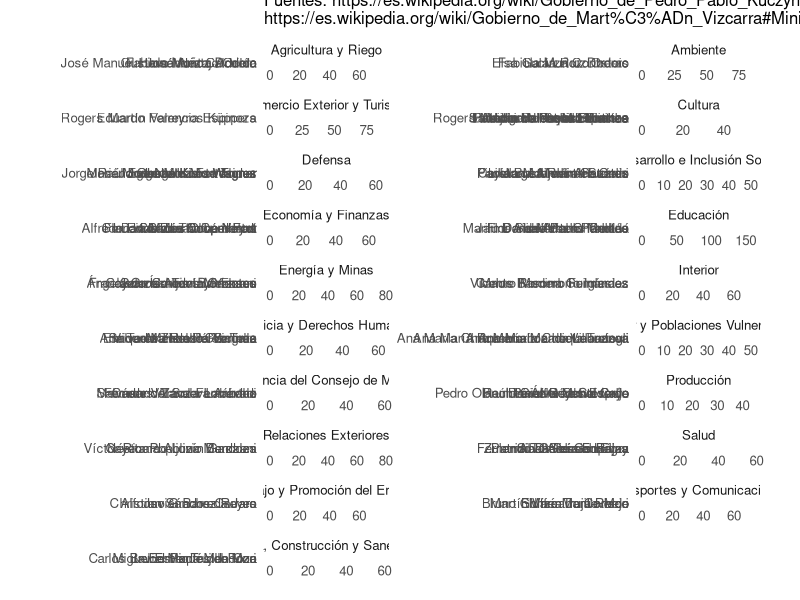
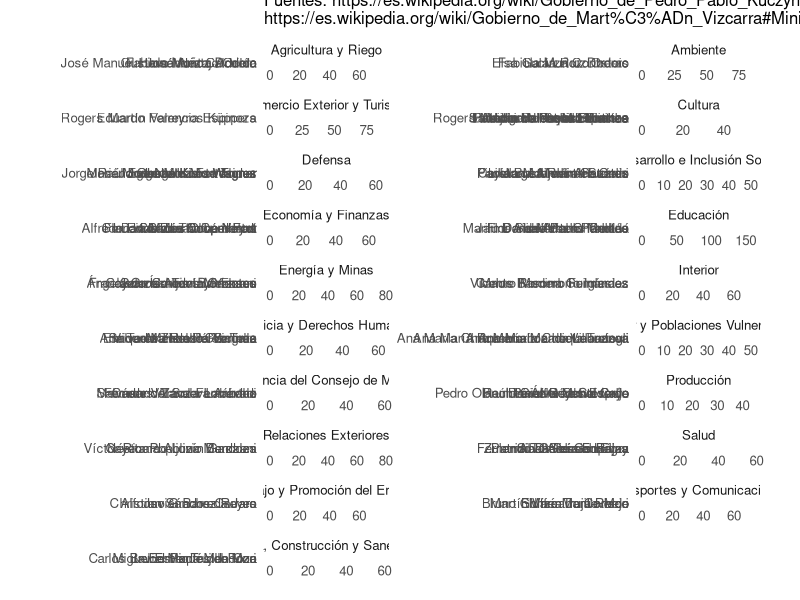

These charts were generated, in order, by the following R code:
library(tidyverse)
library(lubridate)

gabinetes <- read_csv("gabinetes-ppk-mvc/gabinetes-ppk-mvc.csv") %>%
  mutate(
    semanas = as.duration(inicio %--% fin) / dweeks(1)
  )
sumario <- gabinetes %>%
  filter(!is.na(semanas)) %>%  # filtrar quienes están aún en el cargo
  group_by(ministerio, titular) %>%
  summarise(
    semanas_tot = sum(semanas)
  ) %>%
  ungroup() %>%
  summarise(
    n = n(),
    promedio = mean(semanas_tot, na.rm = T),
    desv_std = sd(semanas_tot, na.rm = T),
    mediana = median(semanas_tot, na.rm = T),
    mínimo = min(semanas_tot, na.rm = T),
    máximo = max(semanas_tot, na.rm = T)
  )

knitr::kable(
  sumario,
  format = "pandoc",
  digits = 2,
  caption = "Duración en semanas de un titular ministerial (PPK + MVC)"
  )

# Table: Duración en semanas de un titular ministerial (PPK + MVC)
#
#    n   promedio   desv_std   mediana   mínimo   máximo
#  ---  ---------  ---------  --------  -------  -------
#   84      37.81      26.47     33.57     1.43   163.43

df <- gabinetes %>%
  filter(!is.na(semanas)) %>%
  group_by(ministerio, titular) %>%
  summarise(
    semanas_tot = sum(semanas)
  ) %>%
  ungroup() %>%
  arrange(ministerio, semanas_tot) %>%
  mutate(order = factor(row_number()))

ggplot(df, aes(color = ministerio)) +
  geom_segment(aes(x = order, y = 0,
                   xend = order, yend = semanas_tot),
               show.legend = FALSE) +
  geom_point(aes(x = order,
                 y = semanas_tot),
             show.legend = FALSE) +
  scale_x_discrete(
    breaks = df$order,
    labels = df$titular
  ) +
  coord_flip() +
  theme_minimal(12) +
  facet_wrap(~ministerio, scales = "free", ncol = 2) +
  labs(
    title = "Duración de periodos ministeriales en el gobierno actual (en semanas, Perú)",
    subtitle = "Fuentes: https://es.wikipedia.org/wiki/Gobierno_de_Pedro_Pablo_Kuczynski#Ministros\nhttps://es.wikipedia.org/wiki/Gobierno_de_Mart%C3%ADn_Vizcarra#Ministros_de_Estado",
    caption = "No incluye titulares en ejercicio en la actualidad\nActualizado el 2020-02-12T11:20 // @jmcastagnetto, Jesús M. Castagnetto",
    y = "",
    x = ""
  ) +
  theme(
    plot.margin = unit(rep(1, 4), "cm")
  )

ggsave(
  filename = "gabinetes-ppk-mvc/duracion-en-semanas.png",
  width = 12,
  height = 18
)
